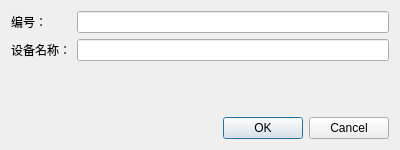
<?xml version="1.0" encoding="UTF-8"?>
<ui version="4.0">
 <class>LabelInfoEditDlg</class>
 <widget class="QDialog" name="LabelInfoEditDlg">
  <property name="geometry">
   <rect>
    <x>0</x>
    <y>0</y>
    <width>400</width>
    <height>150</height>
   </rect>
  </property>
  <property name="windowTitle">
   <string>Dialog</string>
  </property>
  <layout class="QVBoxLayout" name="verticalLayout">
   <item>
    <layout class="QFormLayout" name="formLayout">
     <item row="0" column="0">
      <widget class="QLabel" name="label">
       <property name="text">
        <string>编号：</string>
       </property>
      </widget>
     </item>
     <item row="0" column="1">
      <widget class="QLineEdit" name="lineEditDeviceId"/>
     </item>
     <item row="1" column="0">
      <widget class="QLabel" name="label_2">
       <property name="text">
        <string>设备名称：</string>
       </property>
      </widget>
     </item>
     <item row="1" column="1">
      <widget class="QLineEdit" name="lineEditDeviceName"/>
     </item>
    </layout>
   </item>
   <item>
    <widget class="QDialogButtonBox" name="buttonBox">
     <property name="orientation">
      <enum>Qt::Horizontal</enum>
     </property>
     <property name="standardButtons">
      <set>QDialogButtonBox::Cancel|QDialogButtonBox::Ok</set>
     </property>
    </widget>
   </item>
  </layout>
 </widget>
 <resources/>
 <connections>
  <connection>
   <sender>buttonBox</sender>
   <signal>accepted()</signal>
   <receiver>LabelInfoEditDlg</receiver>
   <slot>accept()</slot>
   <hints>
    <hint type="sourcelabel">
     <x>248</x>
     <y>254</y>
    </hint>
    <hint type="destinationlabel">
     <x>157</x>
     <y>274</y>
    </hint>
   </hints>
  </connection>
  <connection>
   <sender>buttonBox</sender>
   <signal>rejected()</signal>
   <receiver>LabelInfoEditDlg</receiver>
   <slot>reject()</slot>
   <hints>
    <hint type="sourcelabel">
     <x>316</x>
     <y>260</y>
    </hint>
    <hint type="destinationlabel">
     <x>286</x>
     <y>274</y>
    </hint>
   </hints>
  </connection>
 </connections>
</ui>
